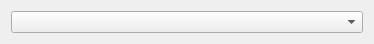
<?xml version="1.0" encoding="UTF-8"?>
<ui version="4.0">
 <class>omni::ui::Mapping</class>
 <widget class="QWidget" name="omni::ui::Mapping">
  <property name="geometry">
   <rect>
    <x>0</x>
    <y>0</y>
    <width>374</width>
    <height>200</height>
   </rect>
  </property>
  <property name="windowTitle">
   <string>Form</string>
  </property>
  <layout class="QVBoxLayout" name="verticalLayout">
   <property name="sizeConstraint">
    <enum>QLayout::SetMaximumSize</enum>
   </property>
   <item>
    <widget class="QComboBox" name="boxMappingSelect"/>
   </item>
  </layout>
 </widget>
 <resources/>
 <connections/>
 <slots>
  <slot>mappingTypeSelected(QString)</slot>
 </slots>
</ui>
